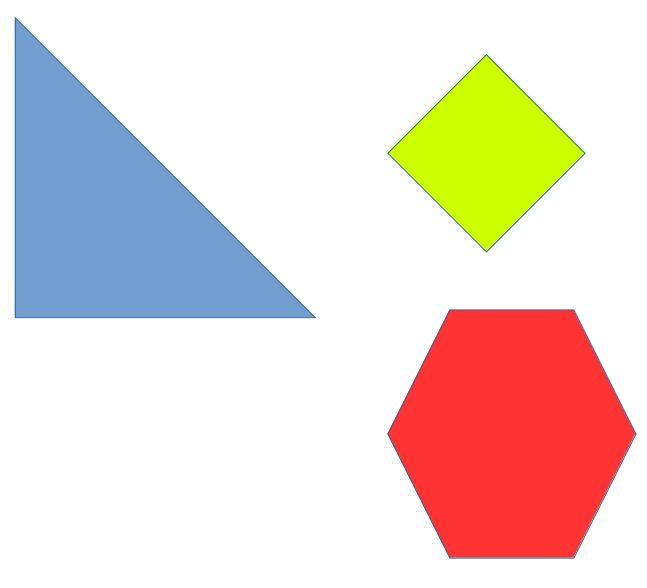
#> input picture day5/polygons.jpg, 647 x 588 px
$ python ps6.py   (older library calls are emulated)
#> lines starting #> are read from the running program, lines starting #| are printed output that depends on the picture; after the words box and inside, x2 and y2 are one past the last pixel; in counts of white or black regions, pixels touching at a corner belong together
#!/usr/bin/python
from __future__ import print_function
import numpy as np
import cv2
from matplotlib import pyplot as plt

img=cv2.imread('polygons.jpg',-1)
#> img is the input picture: shape (588, 647, 3); mean B, G, R 211.4, 218.1, 234.6
img_gray=cv2.cvtColor(img, cv2.COLOR_BGR2GRAY)
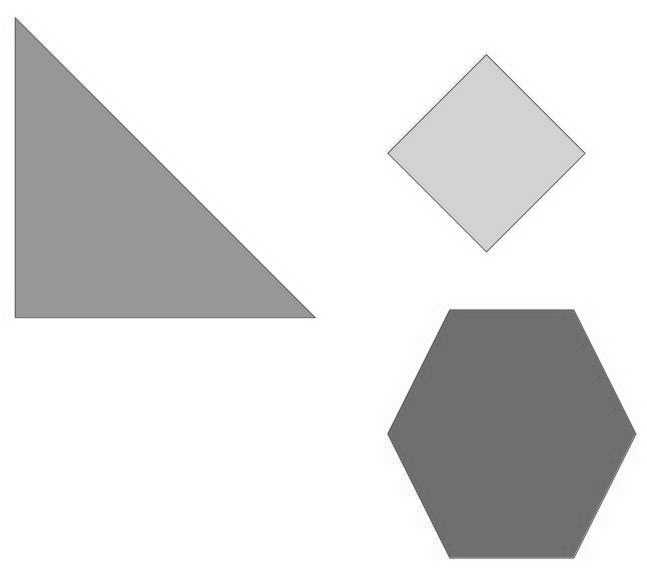
#> img_gray: shape (588, 647); min 71, max 255, mean 222.2
ret, img_new= cv2.threshold(img_gray, 210,255 , cv2.THRESH_BINARY_INV)
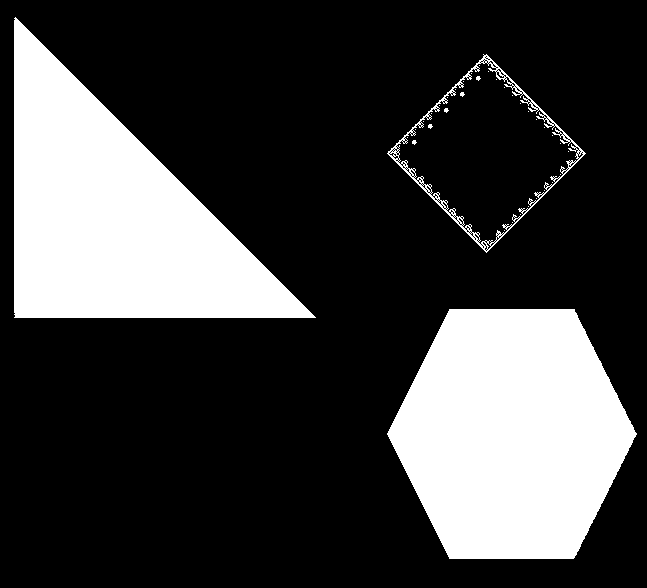
#> img_new: shape (588, 647); 24.9% white; 37 white regions (34 under 20 px)
image, contours, hierarchy = cv2.findContours(img_new,cv2.RETR_EXTERNAL,cv2.CHAIN_APPROX_SIMPLE)
#> contours = 3 contours; box (x1, y1, x2, y2) and area: (387, 309, 637, 559) 46436, (14, 17, 316, 318) 45296, (387, 54, 586, 253) 19616
print(len(contours))
#| 3
#cv2.imshow('img_gray',img_new)
for i in range(len(contours)):
    x,y,w,h=cv2.boundingRect(contours[i])
    # cv2.rectangle(img_gray,(x,y),(x+w,y+h),(0),2)

    imgX=np.array(img_gray[y-10:y+h+10, x-10:x+w+10])
    img_contour = cv2.drawContours(img_gray, contours, -1, (0,255,0), 3)
    corners = np.int0(cv2.goodFeaturesToTrack(img_contour,6,0.01,10))
    # cv2.imshow('image1',img_contour)
    if cv2.waitKey(0)==27:
         cv2.destroyAllWindows()
    print(corners)
    for num,i in enumerate(corners):
        x,y = i.ravel()
        cv2.circle(imgX,(x,y),10,0,-1)
        cv2.imshow('image1',imgX)
        if cv2.waitKey(0)==27:
            cv2.destroyAllWindows()
#> this loop made 3 passes; (key Esc is pressed on pass 1)
#> (w, h) on passes 1 to 3: (250, 250), (199, 199), (302, 301)
#> (printed output is left out)
#> pass 1, `imgX=np.array(img_gray[y-10:y+h+10, x-10:x+w+10])`:
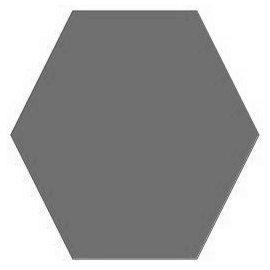
#> imgX: shape (270, 270); min 77, max 255, mean 163.1
#> pass 1, `img_contour = cv2.drawContours(img_gray, contours, -1, (0,255,0), 3)`:
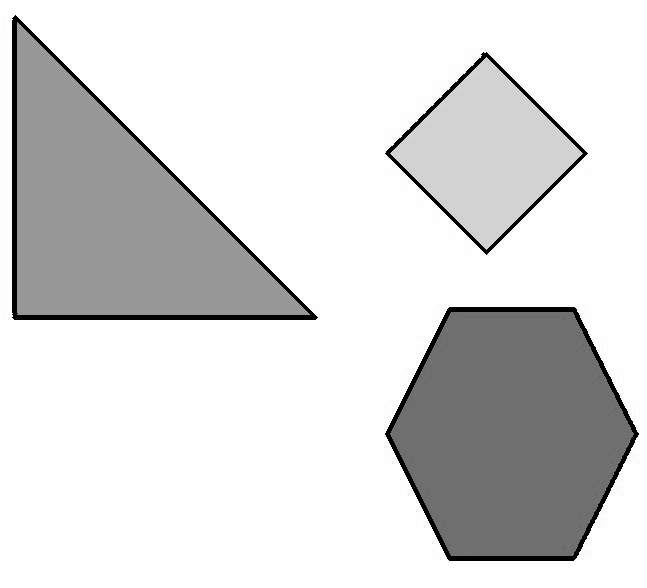
#> img_contour: shape (588, 647); min 0, max 255, mean 217.3
#> pass 1, `cv2.imshow('image1',imgX)`:
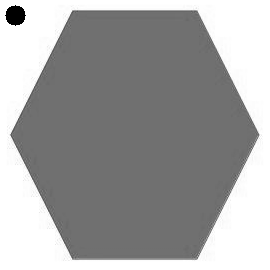
#> window 'image1': shape (270, 270); min 0, max 255, mean 162
#> pass 2, `imgX=np.array(img_gray[y-10:y+h+10, x-10:x+w+10])`:
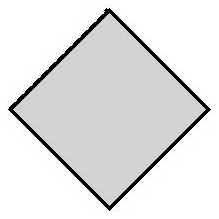
#> imgX: shape (219, 219); min 0, max 255, mean 226.5
#> after the loop:
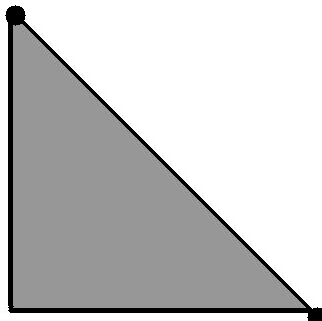
#> imgX: shape (321, 322); min 0, max 255, mean 199.7
print("Total Num of Corners={0}".format(len(corners)))
#| Total Num of Corners=6


#cv2.imshow('img_gray',img_gray)

if cv2.waitKey(0)==27:
#> (key Esc is pressed here)
    cv2.destroyAllWindows()
# img_contour = cv2.drawContours(img_new, contours, -1, (0,255,0), 3)
